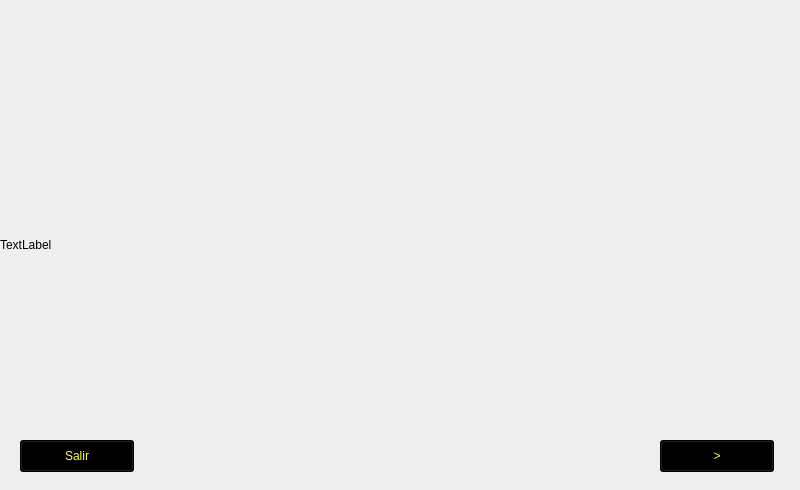
<?xml version="1.0" encoding="UTF-8"?>
<ui version="4.0">
 <class>widgetPrueba</class>
 <widget class="QWidget" name="widgetPrueba">
  <property name="geometry">
   <rect>
    <x>0</x>
    <y>0</y>
    <width>800</width>
    <height>490</height>
   </rect>
  </property>
  <property name="minimumSize">
   <size>
    <width>800</width>
    <height>490</height>
   </size>
  </property>
  <property name="maximumSize">
   <size>
    <width>800</width>
    <height>490</height>
   </size>
  </property>
  <property name="windowTitle">
   <string>Form</string>
  </property>
  <widget class="QLabel" name="label">
   <property name="geometry">
    <rect>
     <x>0</x>
     <y>0</y>
     <width>800</width>
     <height>490</height>
    </rect>
   </property>
   <property name="text">
    <string>TextLabel</string>
   </property>
  </widget>
  <widget class="QPushButton" name="pushButton_2">
   <property name="geometry">
    <rect>
     <x>20</x>
     <y>440</y>
     <width>114</width>
     <height>32</height>
    </rect>
   </property>
   <property name="styleSheet">
    <string notr="true">border-color: rgb(255, 200, 76);
color: rgb(255, 255, 102);
background-color: rgb(0, 0, 0);</string>
   </property>
   <property name="text">
    <string>Salir</string>
   </property>
  </widget>
  <widget class="QPushButton" name="pushButton">
   <property name="geometry">
    <rect>
     <x>660</x>
     <y>440</y>
     <width>114</width>
     <height>32</height>
    </rect>
   </property>
   <property name="styleSheet">
    <string notr="true">border-color: rgb(255, 200, 76);
color: rgb(255, 255, 102);
background-color: rgb(0, 0, 0);</string>
   </property>
   <property name="text">
    <string>&gt;</string>
   </property>
  </widget>
 </widget>
 <resources/>
 <connections/>
</ui>
